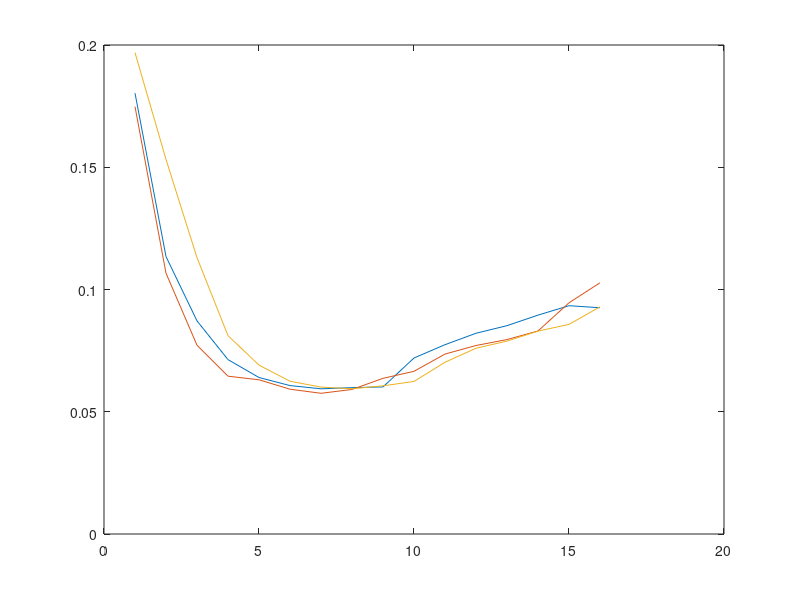

The MATLAB source for this figure:

%static 
x1 = [
.180314535
.113475587
.087161866
.071326959
.064002963
.060706462
.059384687
.059863994
.060152645
.071991488
.077427298
.082101413
.085210724
.089518523
.093373049
.092538111
	];

% dynamic
x2 = [
.174812949
.106670216
.077199844
.064546335
.063068341
.059220046
.057549230
.059114245
.063667128
.066542236
.073592332
.077097574
.079527668
.083036894
.094562615
.102748143
	];

% guided
x3 = [
.196878173
.153209757
.113009128
.081127894
.069077812
.062487272
.060093286
.059400923
.060596153
.062395528
.070254309
.075973802
.078890578
.082974158
.085729979
.092915147
];

k=1:length(x1);

plot(k,x1,k,x2,k,x3);

print('-dpng', 'openmp_compare.png');
